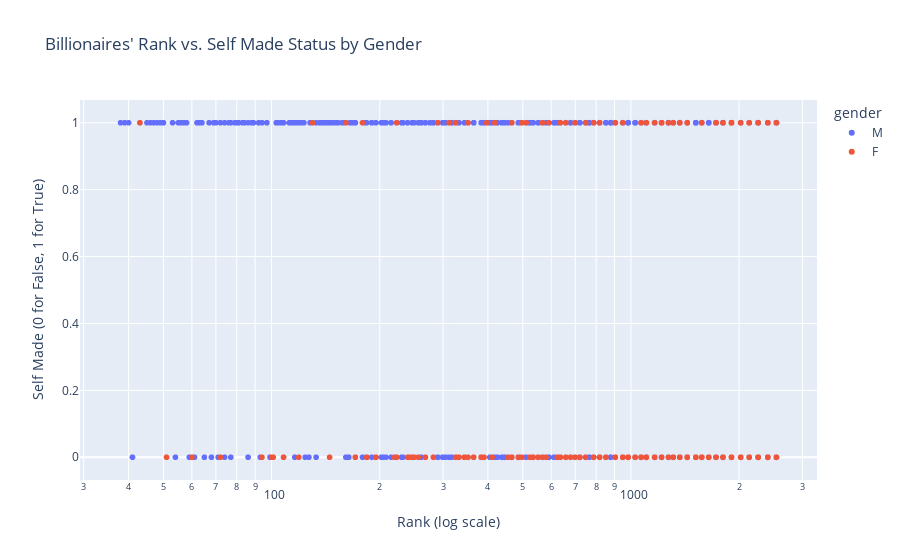

The cell this chart's notebook holds for it:
### Markdown cell above
Plot 3

### Code cell
# plot 3 - rank vs selfMade by gender
fig3 = px.scatter(df, x="rank", y="selfMade", color="gender", title="Billionaires' Rank vs. Self Made Status by Gender")
fig3.update_xaxes(type='log', title="Rank (log scale)")
fig3.update_yaxes(title="Self Made (0 for False, 1 for True)")
fig3.show()

### Figure 1 — Plotly figure (JSON) as saved in the notebook; plotly's stock layout.template omitted (floating-point values rounded to 4 significant figures; data arrays with more than 128 entries replaced by an {"elided": "..."} marker saying what was removed)
{"data": [{"hovertemplate": "gender=M<br>rank=%{x}<br>selfMade=%{y}<extra></extra>", "legendgroup": "M", "marker": {"color": "#636efa", "symbol": "circle"}, "mode": "markers", "name": "M", "showlegend": true, "type": "scattergl", "x": {"elided": "2099 int values"}, "xaxis": "x", "y": {"elided": "2099 int values"}, "yaxis": "y"}, {"hovertemplate": "gender=F<br>rank=%{x}<br>selfMade=%{y}<extra></extra>", "legendgroup": "F", "marker": {"color": "#EF553B", "symbol": "circle"}, "mode": "markers", "name": "F", "showlegend": true, "type": "scattergl", "x": {"elided": "296 int values"}, "xaxis": "x", "y": {"elided": "296 int values"}, "yaxis": "y"}], "layout": {"legend": {"title": {"text": "gender"}, "tracegroupgap": 0}, "title": {"text": "Billionaires' Rank vs. Self Made Status by Gender"}, "xaxis": {"anchor": "y", "domain": [0, 1], "title": {"text": "Rank (log scale)"}, "type": "log"}, "yaxis": {"anchor": "x", "domain": [0, 1], "title": {"text": "Self Made (0 for False, 1 for True)"}}}}
